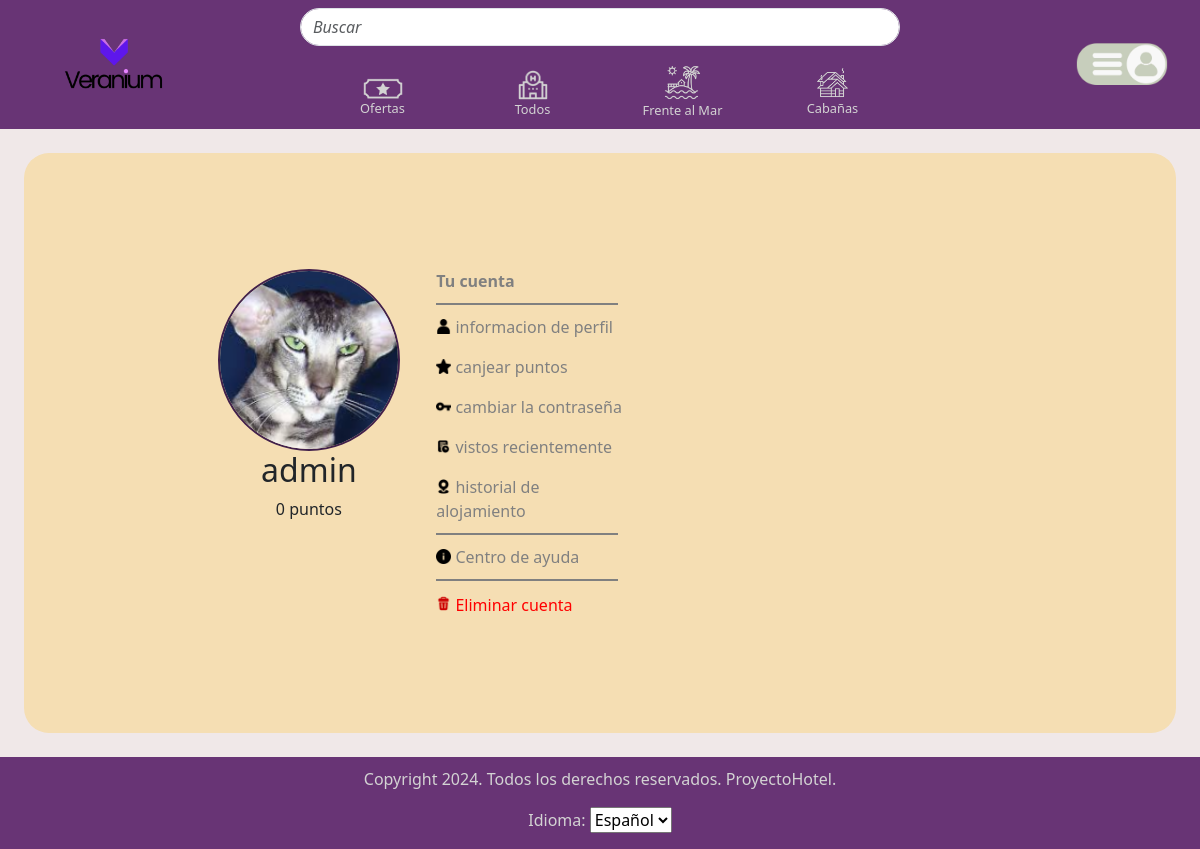
The app's page /perfil/ (signed in), older data.
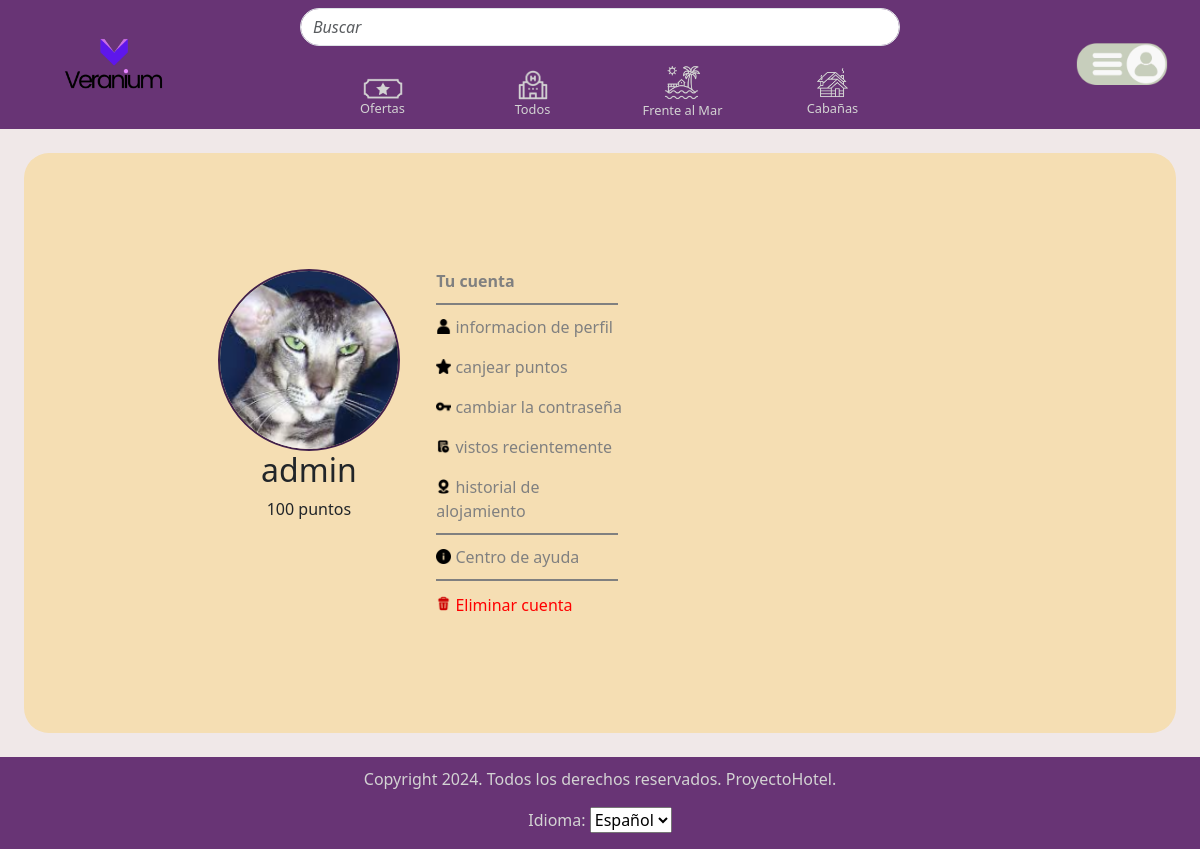
The same page, newer data.
### usuarios/models.py (models this page shows, shortened)
class Usuario(AbstractBaseUser, PermissionsMixin):
    date_joined = models.DateTimeField(auto_now_add=True)
    nombre = models.CharField(max_length=255)
    usuario = models.CharField(max_length=255, unique=True)
    email = models.EmailField(max_length=255, unique=True)
    password = models.CharField(max_length=255)
    puntos = models.IntegerField(default=0)
    hoteles_vistos_ids = models.TextField('IDs de hoteles visitados', blank=True)
    roles = models.ManyToManyField('Role', related_name='usuarios', blank=True)
    foto_perfil = models.ImageField(upload_to=user_directory_path, null=True, blank=True)
    descuento = models.IntegerField(default=0)
    lista_cupones = models.TextField(null=True, blank=True)
    is_active = models.BooleanField(default=True)
    is_staff = models.BooleanField(default=False)
    objects = UsuarioManager()
    USERNAME_FIELD = 'usuario'
    REQUIRED_FIELDS = ['email']

### hoteles/views.py (the view)
# urls.py: path('perfil/',perfilUsuario, name='perfil'),
@login_required
def perfilUsuario(request):
    usuario = request.user
    return render(request, 'perfilUsuario.html', {'usuario': usuario})

### hoteles/authentication_backend.py (called while the page is built)
    def get_user(self, user_id):
        try:
            return Usuario.objects.get(pk=user_id)
        except Usuario.DoesNotExist:
            return None

### hoteles/templates/perfilUsuario.html (shortened to what the changed rows need)
{% load static i18n %}
<!DOCTYPE html>
<html lang="en">
<head>
    <link
      href="https://cdn.jsdelivr.net/npm/bootstrap@5.3.3/dist/css/bootstrap.min.css"
      rel="stylesheet"
    />
    <link rel="stylesheet" href="{% static '/style2.css' %}" />
    <link rel="stylesheet" href="https://cdnjs.cloudflare.com/ajax/libs/font-awesome/4.7.0/css/font-awesome.min.css">
</head>
<body>
    <main>
        <div class="container-fluid" id="container-perfil">
            <div class="parent">
                <div class="div1">
                    {% if usuario.foto_perfil %}
                        <a href="#" id="cambiarFotoPerfilLink">
                            <img class="img-fluid" src="{{ usuario.foto_perfil.url }}" alt="Foto de perfil">
                        </a>
                    {% else %}
                        <a href="#" id="cambiarFotoPerfilLink">
                            <img class="img-fluid" src="{% static '/images/icons/iconoUsuario.png' %}" alt="Icono usuario">
                        </a>
                    {% endif %}
                    <h2>{{ usuario.usuario }}</h2>
                    <p>{{ usuario.puntos }} puntos</p>
                </div>
            </div>
        </div>
    </main>
</body>
</html>

Row changes from the older to the newer data that the page shows:
changed Usuario "admin": puntos "0" → "100"
